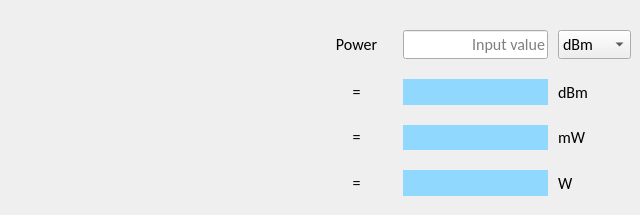
      <widget class="QWidget" name="tab_9">
       <attribute name="title">
        <string>Power</string>
       </attribute>
       <widget class="QWidget" name="gridLayoutWidget_6">
        <property name="geometry">
         <rect>
          <x>320</x>
          <y>30</y>
          <width>311</width>
          <height>176</height>
         </rect>
        </property>
        <layout class="QGridLayout" name="gridLayout_6" rowstretch="0,0,0,0" columnstretch="4,8,4">
         <property name="bottomMargin">
          <number>10</number>
         </property>
         <property name="horizontalSpacing">
          <number>10</number>
         </property>
         <property name="verticalSpacing">
          <number>20</number>
         </property>
         <item row="1" column="0">
          <widget class="QLabel" name="label_ageinput_20">
           <property name="font">
            <font>
             <family>Calibri</family>
             <pointsize>12</pointsize>
             <bold>false</bold>
            </font>
           </property>
           <property name="text">
            <string>=</string>
           </property>
           <property name="alignment">
            <set>Qt::AlignCenter</set>
           </property>
          </widget>
         </item>
         <item row="2" column="0">
          <widget class="QLabel" name="label_ageinput_31">
           <property name="font">
            <font>
             <family>Calibri</family>
             <pointsize>12</pointsize>
             <bold>false</bold>
            </font>
           </property>
           <property name="text">
            <string>=</string>
           </property>
           <property name="alignment">
            <set>Qt::AlignCenter</set>
           </property>
          </widget>
         </item>
         <item row="3" column="0">
          <widget class="QLabel" name="label_ageinput_32">
           <property name="font">
            <font>
             <family>Calibri</family>
             <pointsize>12</pointsize>
             <bold>false</bold>
            </font>
           </property>
           <property name="text">
            <string>=</string>
           </property>
           <property name="alignment">
            <set>Qt::AlignCenter</set>
           </property>
          </widget>
         </item>
         <item row="0" column="0">
          <widget class="QLabel" name="label_powerinput">
           <property name="font">
            <font>
             <family>Calibri</family>
             <pointsize>12</pointsize>
             <bold>false</bold>
            </font>
           </property>
           <property name="text">
            <string>Power</string>
           </property>
           <property name="alignment">
            <set>Qt::AlignCenter</set>
           </property>
          </widget>
         </item>
         <item row="0" column="1">
          <widget class="QLineEdit" name="lineEdit_powerinput">
           <property name="font">
            <font>
             <family>Calibri</family>
             <pointsize>12</pointsize>
             <bold>false</bold>
            </font>
           </property>
           <property name="alignment">
            <set>Qt::AlignRight|Qt::AlignTrailing|Qt::AlignVCenter</set>
           </property>
           <property name="dragEnabled">
            <bool>true</bool>
           </property>
           <property name="placeholderText">
            <string>Input value</string>
           </property>
          </widget>
         </item>
         <item row="0" column="2">
          <widget class="QComboBox" name="comboBox_power">
           <property name="font">
            <font>
             <family>Calibri</family>
             <pointsize>12</pointsize>
             <bold>false</bold>
            </font>
           </property>
           <item>
            <property name="text">
             <string>dBm</string>
            </property>
           </item>
           <item>
            <property name="text">
             <string>mW</string>
            </property>
           </item>
           <item>
            <property name="text">
             <string>W</string>
            </property>
           </item>
          </widget>
         </item>
         <item row="1" column="2">
          <widget class="QLabel" name="label_17">
           <property name="font">
            <font>
             <family>Calibri</family>
             <pointsize>12</pointsize>
             <bold>false</bold>
            </font>
           </property>
           <property name="text">
            <string>dBm</string>
           </property>
           <property name="alignment">
            <set>Qt::AlignLeading|Qt::AlignLeft|Qt::AlignVCenter</set>
           </property>
          </widget>
         </item>
         <item row="1" column="1">
          <widget class="QLabel" name="label_powerdbm">
           <property name="font">
            <font>
             <family>Calibri</family>
             <pointsize>12</pointsize>
             <bold>false</bold>
            </font>
           </property>
           <property name="styleSheet">
            <string notr="true">QLabel{background-color: rgb(145, 216, 255)}</string>
           </property>
           <property name="text">
            <string/>
           </property>
           <property name="alignment">
            <set>Qt::AlignRight|Qt::AlignTrailing|Qt::AlignVCenter</set>
           </property>
          </widget>
         </item>
         <item row="2" column="1">
          <widget class="QLabel" name="label_powermw">
           <property name="font">
            <font>
             <family>Calibri</family>
             <pointsize>12</pointsize>
             <bold>false</bold>
            </font>
           </property>
           <property name="styleSheet">
            <string notr="true">QLabel{background-color:rgb(145, 216, 255)}</string>
           </property>
           <property name="text">
            <string/>
           </property>
           <property name="alignment">
            <set>Qt::AlignRight|Qt::AlignTrailing|Qt::AlignVCenter</set>
           </property>
          </widget>
         </item>
         <item row="2" column="2">
          <widget class="QLabel" name="label_18">
           <property name="font">
            <font>
             <family>Calibri</family>
             <pointsize>12</pointsize>
             <bold>false</bold>
            </font>
           </property>
           <property name="text">
            <string>mW</string>
           </property>
           <property name="alignment">
            <set>Qt::AlignLeading|Qt::AlignLeft|Qt::AlignVCenter</set>
           </property>
          </widget>
         </item>
         <item row="3" column="2">
          <widget class="QLabel" name="label_19">
           <property name="font">
            <font>
             <family>Calibri</family>
             <pointsize>12</pointsize>
             <bold>false</bold>
            </font>
           </property>
           <property name="text">
            <string>W</string>
           </property>
           <property name="alignment">
            <set>Qt::AlignLeading|Qt::AlignLeft|Qt::AlignVCenter</set>
           </property>
          </widget>
         </item>
         <item row="3" column="1">
          <widget class="QLabel" name="label_powerw">
           <property name="font">
            <font>
             <family>Calibri</family>
             <pointsize>12</pointsize>
             <bold>false</bold>
            </font>
           </property>
           <property name="styleSheet">
            <string notr="true">QLabel{background-color: rgb(145, 216, 255)}</string>
           </property>
           <property name="text">
            <string/>
           </property>
           <property name="alignment">
            <set>Qt::AlignRight|Qt::AlignTrailing|Qt::AlignVCenter</set>
           </property>
          </widget>
         </item>
        </layout>
       </widget>
      </widget>
